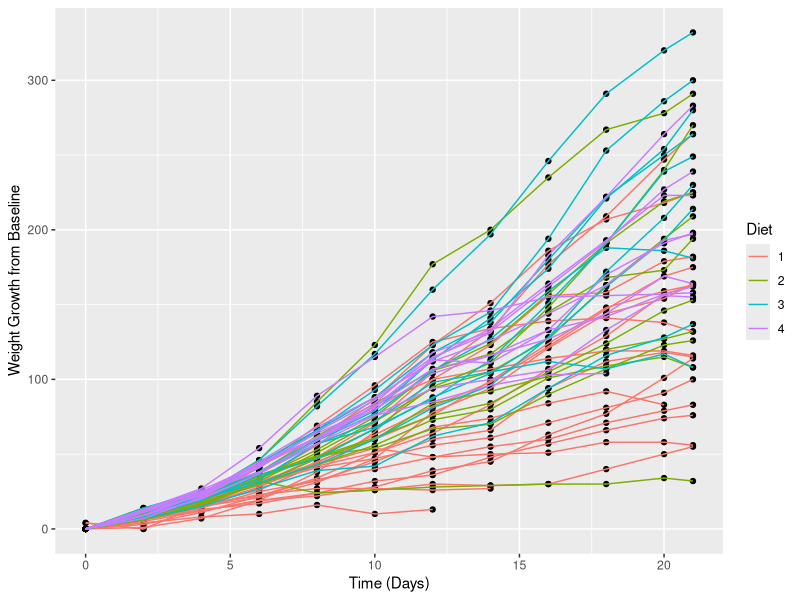
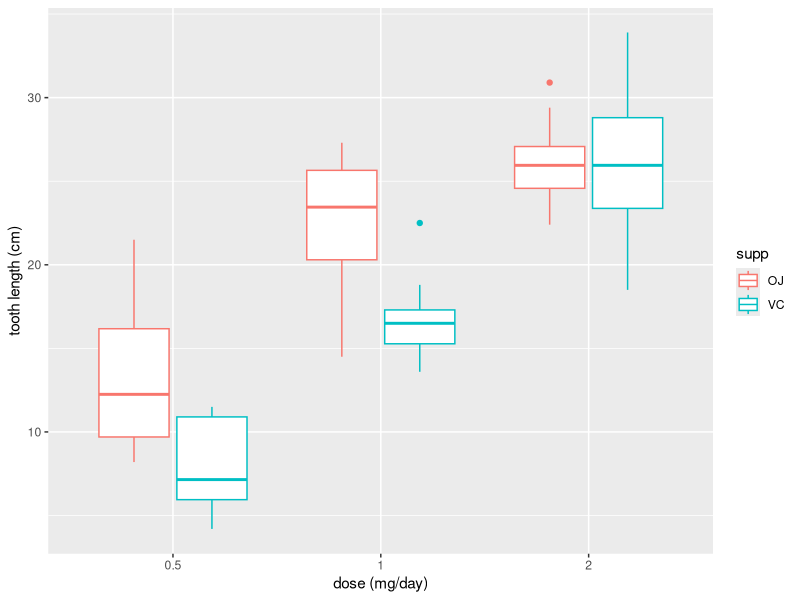
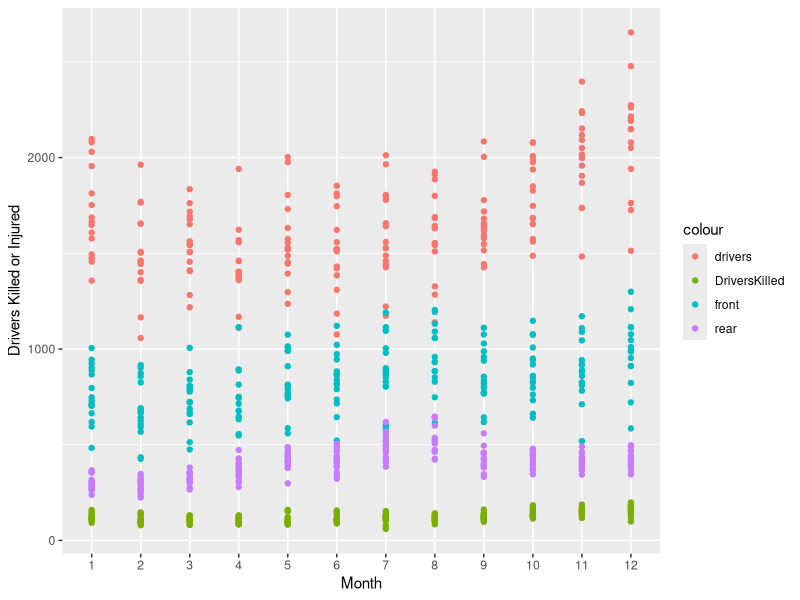
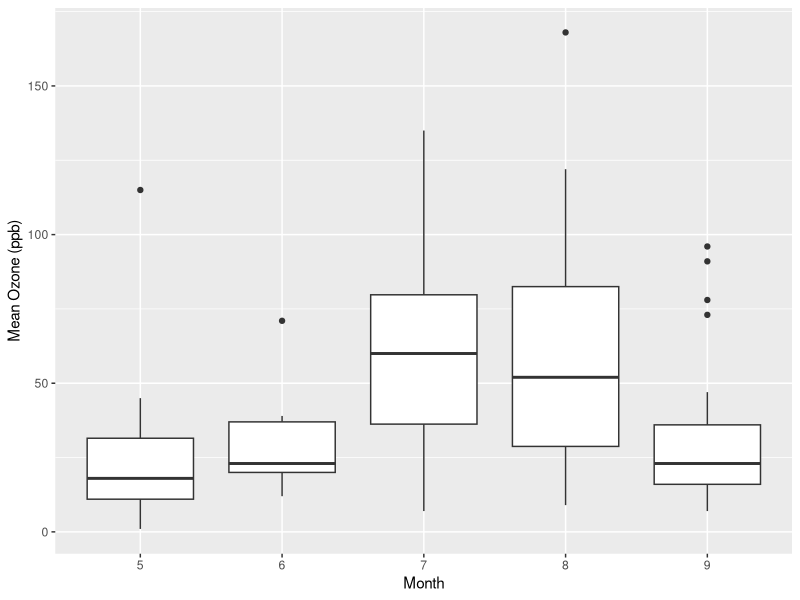

R code for these plots, in order:
## ---- chunk 1
  library(tidyverse)

  data("ChickWeight")
  data("ToothGrowth")
  data("Seatbelts")
  data("airquality")
## ---- chunk 2
ds_1 <- as.tibble(ChickWeight) %>% 
  group_by(Chick) %>% 
  mutate(baseweight=min(weight), wt_diff=weight-baseweight)
ds_1 %>%
  group_by(Diet) %>% 
  filter(Time==21) %>% 
  summarise(mean=mean(wt_diff))
ds_1 %>% 
  ggplot(mapping=aes(x=Time, y=wt_diff, group=Chick)) +
  geom_point() + 
  geom_line(mapping=aes(color=Diet)) +
  xlab("Time (Days)") +
  ylab("Weight Growth from Baseline")
## ---- chunk 3
ds_2 <- as.tibble(ToothGrowth) %>% 
  group_by(supp) %>% 
  arrange(dose)
ds_2 %>% 
  group_by(dose, supp) %>% 
  summarise(mean=mean(len))
ds_2 %>% 
  ggplot(mapping=aes(x=as.factor(dose), y=len, color=supp)) +
    geom_boxplot() +
    xlab("dose (mg/day)") +
    ylab("tooth length (cm)")
## ---- chunk 4
ds_3 <- as.tibble(Seatbelts)
ds_3 <- mutate(ds_3, month=1:nrow(ds_3) %% 12)
ds_3$month <- sapply(ds_3$month, function(x) if (x==0) 12 else x)
ds_3 %>% 
  group_by(month) %>% 
  summarise(mean=mean(drivers))
ds_3 %>% 
  ggplot(mapping=aes(x=as.factor(month))) +
    geom_point(mapping=aes(y=drivers, color='drivers')) + 
    geom_point(mapping=aes(y=DriversKilled, color='DriversKilled')) +
    geom_point(mapping=aes(y=front, color='front')) +
    geom_point(mapping=aes(y=rear, color='rear')) +
    xlab('Month') + 
    ylab('Drivers Killed or Injured')
## ---- chunk 5
ds_4 <- as.tibble(airquality)
ds_4 %>% 
  group_by(Month) %>% 
  summarise(mean=mean(Ozone, na.rm=TRUE))
ds_4 %>% 
  filter(!is.na(Ozone)) %>% 
  ggplot(mapping=aes(x=as.factor(Month), y=Ozone)) + 
    geom_boxplot() + 
    xlab('Month') + 
    ylab('Mean Ozone (ppb)')
